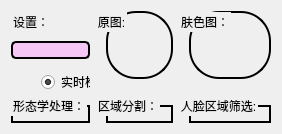
      <widget class="QWidget" name="yCrCbTab">
       <attribute name="title">
        <string>YCrCb</string>
       </attribute>
       <layout class="QGridLayout" name="gridLayout_7">
        <item row="0" column="0">
         <layout class="QGridLayout" name="gridLayout_6">
          <item row="1" column="1">
           <widget class="QGroupBox" name="groupBox_11">
            <property name="styleSheet">
             <string notr="true">#groupBox_11
{
border:2px solid;
border-radius:30px;
margin-top:10px;
margin-left:10px;
}</string>
            </property>
            <property name="title">
             <string>区域分割：</string>
            </property>
            <widget class="QLabel" name="ySplitAreaImgLabel">
             <property name="geometry">
              <rect>
               <x>30</x>
               <y>40</y>
               <width>201</width>
               <height>191</height>
              </rect>
             </property>
             <property name="text">
              <string/>
             </property>
             <property name="pixmap">
              <pixmap resource="mySrc.qrc">:/lena.jpg</pixmap>
             </property>
             <property name="scaledContents">
              <bool>true</bool>
             </property>
             <property name="alignment">
              <set>Qt::AlignCenter</set>
             </property>
            </widget>
           </widget>
          </item>
          <item row="1" column="2">
           <widget class="QGroupBox" name="groupBox_12">
            <property name="styleSheet">
             <string notr="true">#groupBox_12
{
border:2px solid;
border-radius:30px;
margin-top:10px;
margin-left:10px;
}</string>
            </property>
            <property name="title">
             <string>人脸区域筛选:</string>
            </property>
            <widget class="QLabel" name="yDstImgLabel">
             <property name="geometry">
              <rect>
               <x>30</x>
               <y>40</y>
               <width>201</width>
               <height>191</height>
              </rect>
             </property>
             <property name="text">
              <string/>
             </property>
             <property name="pixmap">
              <pixmap resource="mySrc.qrc">:/lena.jpg</pixmap>
             </property>
             <property name="scaledContents">
              <bool>true</bool>
             </property>
             <property name="alignment">
              <set>Qt::AlignCenter</set>
             </property>
            </widget>
           </widget>
          </item>
          <item row="0" column="1">
           <widget class="QGroupBox" name="groupBox_8">
            <property name="styleSheet">
             <string notr="true">#groupBox_8
{
border:2px solid;
border-radius:30px;
margin-bottom:10px;
margin-left:10px;
}</string>
            </property>
            <property name="title">
             <string>原图:</string>
            </property>
            <widget class="QLabel" name="ySrcImgLabel">
             <property name="geometry">
              <rect>
               <x>24</x>
               <y>34</y>
               <width>201</width>
               <height>191</height>
              </rect>
             </property>
             <property name="text">
              <string/>
             </property>
             <property name="pixmap">
              <pixmap resource="mySrc.qrc">:/lena.jpg</pixmap>
             </property>
             <property name="scaledContents">
              <bool>true</bool>
             </property>
             <property name="alignment">
              <set>Qt::AlignCenter</set>
             </property>
            </widget>
           </widget>
          </item>
          <item row="0" column="0">
           <widget class="QGroupBox" name="groupBox_7">
            <property name="styleSheet">
             <string notr="true">#groupBox_7
{
background-color: rgba(252, 138, 255, 100);
border:2px solid;
border-radius:5px;
margin-top:30px;
margin-bottom:30px;
}</string>
            </property>
            <property name="title">
             <string>设置：</string>
            </property>
            <widget class="QSplitter" name="splitter_2">
             <property name="geometry">
              <rect>
               <x>30</x>
               <y>60</y>
               <width>181</width>
               <height>22</height>
              </rect>
             </property>
             <property name="orientation">
              <enum>Qt::Horizontal</enum>
             </property>
             <widget class="QRadioButton" name="yRealtimeRtb">
              <property name="cursor">
               <cursorShape>PointingHandCursor</cursorShape>
              </property>
              <property name="acceptDrops">
               <bool>false</bool>
              </property>
              <property name="autoFillBackground">
               <bool>false</bool>
              </property>
              <property name="text">
               <string>实时检测</string>
              </property>
              <property name="checked">
               <bool>true</bool>
              </property>
             </widget>
             <widget class="QRadioButton" name="yFileRtb">
              <property name="cursor">
               <cursorShape>PointingHandCursor</cursorShape>
              </property>
              <property name="text">
               <string>文件检测</string>
              </property>
             </widget>
            </widget>
            <widget class="QLineEdit" name="yImgPathText">
             <property name="enabled">
              <bool>false</bool>
             </property>
             <property name="geometry">
              <rect>
               <x>18</x>
               <y>94</y>
               <width>221</width>
               <height>27</height>
              </rect>
             </property>
             <property name="text">
              <string/>
             </property>
             <property name="placeholderText">
              <string>请输入图像文件路径 . . . . . .</string>
             </property>
            </widget>
            <widget class="QPushButton" name="yChoiceFileBtn">
             <property name="enabled">
              <bool>false</bool>
             </property>
             <property name="geometry">
              <rect>
               <x>70</x>
               <y>129</y>
               <width>98</width>
               <height>30</height>
              </rect>
             </property>
             <property name="cursor">
              <cursorShape>PointingHandCursor</cursorShape>
             </property>
             <property name="text">
              <string>选择文件</string>
             </property>
            </widget>
            <widget class="QPushButton" name="yStartBtn">
             <property name="geometry">
              <rect>
               <x>70</x>
               <y>166</y>
               <width>98</width>
               <height>41</height>
              </rect>
             </property>
             <property name="font">
              <font>
               <pointsize>19</pointsize>
               <weight>75</weight>
               <bold>true</bold>
              </font>
             </property>
             <property name="cursor">
              <cursorShape>PointingHandCursor</cursorShape>
             </property>
             <property name="text">
              <string>开始</string>
             </property>
            </widget>
           </widget>
          </item>
          <item row="1" column="0">
           <widget class="QGroupBox" name="groupBox_10">
            <property name="styleSheet">
             <string notr="true">#groupBox_10
{
border:2px solid;
border-radius:30px;
margin-top:10px;
}</string>
            </property>
            <property name="title">
             <string>形态学处理：</string>
            </property>
            <widget class="QLabel" name="yMorphImgLabel">
             <property name="geometry">
              <rect>
               <x>20</x>
               <y>40</y>
               <width>201</width>
               <height>191</height>
              </rect>
             </property>
             <property name="text">
              <string/>
             </property>
             <property name="pixmap">
              <pixmap resource="mySrc.qrc">:/lena.jpg</pixmap>
             </property>
             <property name="scaledContents">
              <bool>true</bool>
             </property>
             <property name="alignment">
              <set>Qt::AlignCenter</set>
             </property>
            </widget>
           </widget>
          </item>
          <item row="0" column="2">
           <widget class="QGroupBox" name="groupBox_9">
            <property name="styleSheet">
             <string notr="true">#groupBox_9
{
border:2px solid;
border-radius:30px;
margin-left:10px;
margin-bottom:10px;
}</string>
            </property>
            <property name="title">
             <string>肤色图：</string>
            </property>
            <widget class="QLabel" name="ySkinImgLabel">
             <property name="geometry">
              <rect>
               <x>30</x>
               <y>30</y>
               <width>201</width>
               <height>191</height>
              </rect>
             </property>
             <property name="text">
              <string/>
             </property>
             <property name="pixmap">
              <pixmap resource="mySrc.qrc">:/lena.jpg</pixmap>
             </property>
             <property name="scaledContents">
              <bool>true</bool>
             </property>
             <property name="alignment">
              <set>Qt::AlignCenter</set>
             </property>
            </widget>
           </widget>
          </item>
         </layout>
        </item>
       </layout>
      </widget>
